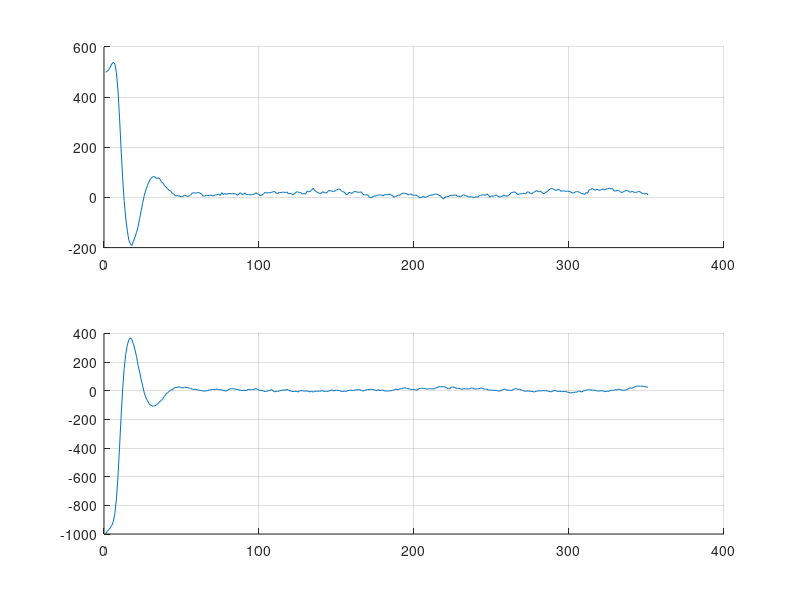
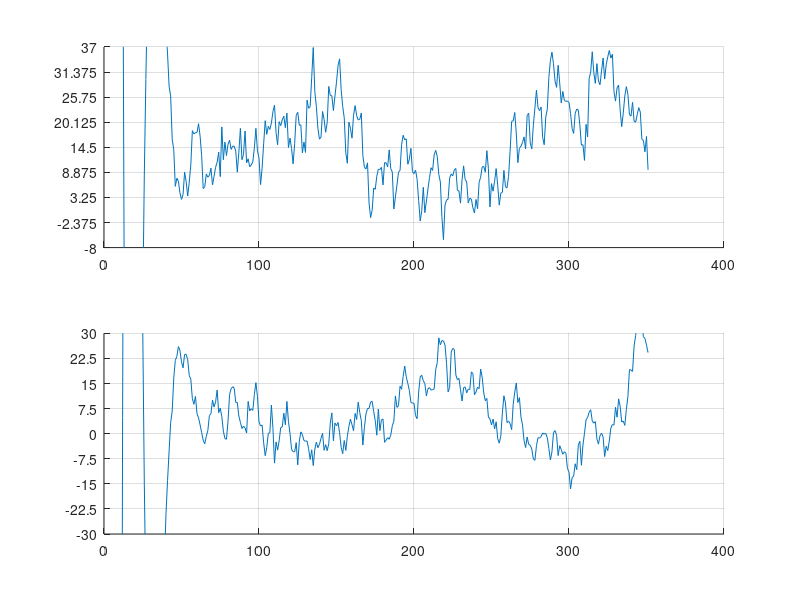
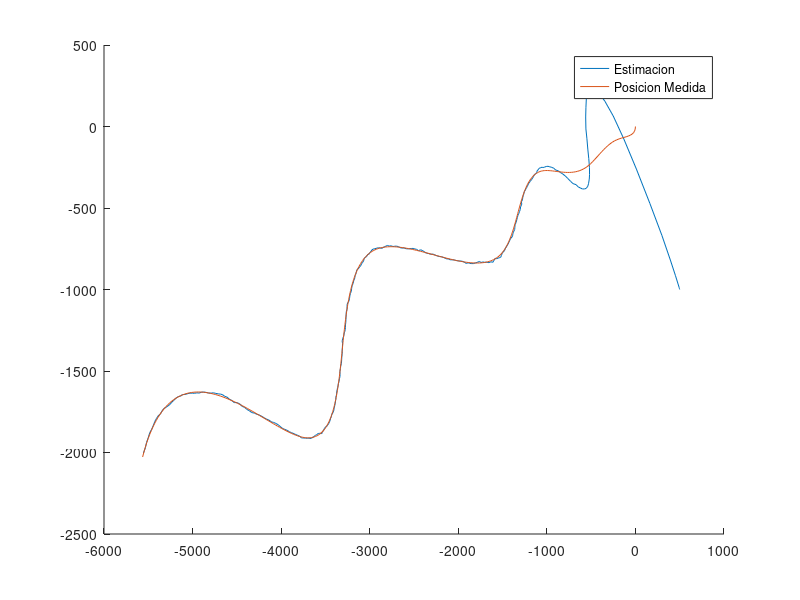
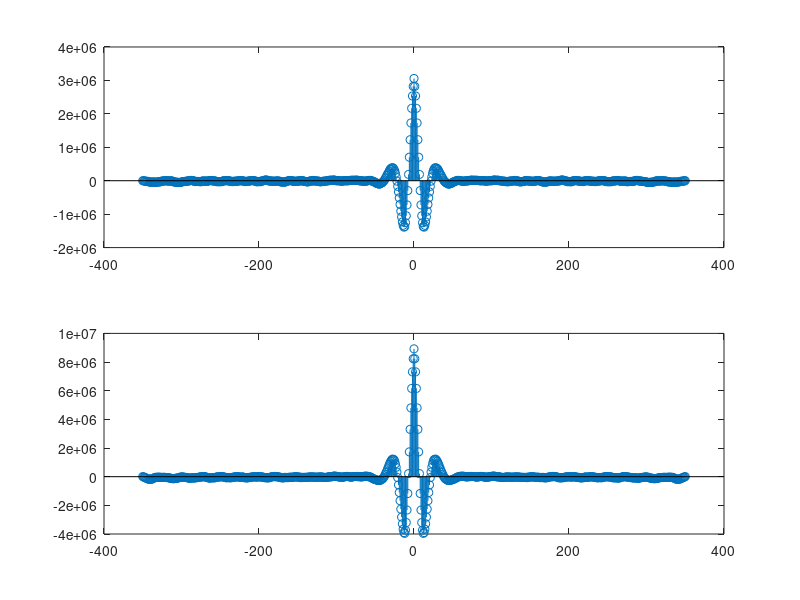

The MATLAB script that drew these images, in order:
clear all
close all
clc

load('tp3_kalman.mat');
%%%%%%%%%%%%%%%%%%%%%%%%%%%%%%%%%%%%%%%%%%%%%%%%%%%%%%%%%%%%%%%%%%%%%%%%%%%

toEvaluate= 'position'; %ALWAYS

%Choose case
%Case='a';
%Case='b';
%Case='c';
Case='d';

%Auxiliares
I = [1,0;0,1];
O = zeros(size(I));
O_6 =[O,O,O;O,O,O;O,O,O];
final = length(p) ;
Xsave = [];
E = [];

%Parametros del modelo continuo
sigma_a_dot = 10^-1 ;
q = sigma_a_dot^2*I;
Q = [O,O,O;O,O,O;O,O,q]; %Cov ruido de proceso
A=[O,I,O;O,O,I;O,O,O];

sigma_p = sqrt(100);
sigma_v = sqrt(10);
sigma_a = sqrt(1);

if (strcmp(toEvaluate,'position'))
    C=[I,O,O];
    R = diag([sigma_p^2 sigma_p^2]);
end
% if (strcmp(toEvaluate,'velocity'))
%   	C=[O,I,O];
%     R = diag([sigma_v^2 sigma_v^2]);
% end
% if (strcmp(toEvaluate,'aceleration'))
%   	C=[O,O,I];
%     R = diag([sigma_a^2 sigma_a^2]);
% end
% if (strcmp(toEvaluate,'position and velocity'))
%   	C=[I,O,O;O,I,O];
%     R = diag([sigma_p^2 sigma_p^2 sigma_v^2 sigma_v^2]);
%  
% end
etha = mvnrnd(zeros(length(R),1),R,final)';

%Discretizacion
%h=1;
Ad = expm(A*h);
Qd = [q*h^5/20,q*h^4/8,q*h^3/6;q*h^4/8,q*h^3/3,q*h^2/2;q*h^3/6,q*h^2/2,q*h];

%Condiciones Iniciales
if (strcmp(Case,'a'))
    x0_0 = [40 -100 0 0 0 0]';
    c = 1;
end
if (strcmp(Case,'b'))
    x0_0 = [500 -1000 0 0 0 0]';
    c = 1;
end
if (strcmp(Case,'c'))
    x0_0 = [40 -100 0 0 0 0]';
    c = 10^-5;
end
if (strcmp(Case,'d'))
    x0_0 = [500 -1000 0 0 0 0]';
    c = 10^-5;
end
P0_0 = c * diag([10^4 10^4 10^2 10^2 10 10 ]);

%Test de Observabilidad
L = rank(obsv(Ad,C));
if (L == length(Ad))
    disp('El sistema es completamente observable')
else
    disp('El sistema NO es completamente observable')
end
disp(['La cantidad de estados observables es: ',num2str(L)])

%Algoritmo de Kalman
for k = 1:final
    
    %Inicializacion
    if k == 1
        X_kminus_kminus = x0_0;
        P_kminus_kminus = P0_0;
    else
        X_kminus_kminus = X_k_k;
        P_kminus_kminus = P_k_k;
    end
    
    %Valor de la medicion 
    if (strcmp(toEvaluate,'position'))
        Yk = [p(k,:)]'+ etha(:,k);
    end
%     if (strcmp(toEvaluate,'velocity'))
%         Yk = [v(k,:)]'+ etha(:,k);
%     end
%     if (strcmp(toEvaluate,'aceleration'))
%         Yk = [a(k,:)]'+ etha(:,k);
%     end
%     if (strcmp(toEvaluate,'position and velocity'))
%         Yk = [p(k,:)' ; v(k,:)']+ etha(:,k);
%     end

    %Prediccion
    X_k_kminus = Ad * X_kminus_kminus ;
    P_k_kminus = Ad * P_kminus_kminus * Ad' + Qd ;
    
    %Actualizacion
    K_k =  P_k_kminus * C' * inv( C * P_k_kminus * C' + R);
    X_k_k =  X_k_kminus + K_k * (Yk - C * X_k_kminus );
    P_k_k = (eye(size(K_k*C)) - K_k*C) * P_k_kminus ;
    %P_k_k = (eye(size(K_k*C)) - K_k * C)* P_k_kminus * (eye(size(K_k*C)) - K_k*C)' +  K_k * R * K_k';

    Xsave = [Xsave (X_kminus_kminus) ];
    E =[E (Yk - C * X_k_kminus )];
end
%% Comparacion de Estados y Estimaciones

%Error posicion en X
f=figure(1);
subplot(2,1,1)
hold on
grid on
plot(1:final, Xsave(1,:) - p(:,1)')


%Error posicion en Y
subplot(2,1,2)
grid on
hold on
plot(1:final, Xsave(2,:)- p(:,2)')

set(gcf, 'Position', get(0, 'Screensize'));
saveas(f,['ErrorPosicion','_',Case,'.png'],'png')

%Zoom en el error de posicion
    %Error posicion en X
    if (Case == 'b')
    f=figure(2);
    subplot(2,1,1)
    hold on
    grid on
    plot(1:final, Xsave(1,:) - p(:,1)')
    ylim([-50 50])
    
    newLim = get(gca,'YLim'); 
    newx = linspace(newLim(1), newLim(2), 9); 
    set(gca,'YTick', newx); 


    %Error posicion en Y
    subplot(2,1,2)
    grid on
    hold on
    plot(1:final, Xsave(2,:)- p(:,2)')
    ylim([-50 50])
    newLim = get(gca,'YLim'); 
    newx = linspace(newLim(1), newLim(2), 9); 
    set(gca,'YTick', newx);

    set(gcf, 'Position', get(0, 'Screensize'));
    saveas(f,['ErrorPosicion','_',Case,'_bis','.png'],'png')
    
    end
 if (Case == 'c' || Case == 'd')
    f=figure(2);
    subplot(2,1,1)
    hold on
    grid on
    plot(1:final, Xsave(1,:) - p(:,1)')
    ylim([-8 37])
    
    newLim = get(gca,'YLim'); 
    newx = linspace(newLim(1), newLim(2), 9); 
    set(gca,'YTick', newx); 


    %Error posicion en Y
    subplot(2,1,2)
    grid on
    hold on
    plot(1:final, Xsave(2,:)- p(:,2)')
    ylim([-30 30])
    newLim = get(gca,'YLim'); 
    newx = linspace(newLim(1), newLim(2), 9); 
    set(gca,'YTick', newx);

    set(gcf, 'Position', get(0, 'Screensize'));
    saveas(f,['ErrorPosicion','_',Case,'_bis','.png'],'png')
    
    end


%Trayectoria
f=figure (4);
hold on
plot(Xsave(1,:),Xsave(2,:))
plot(p(:,1),p(:,2))
legend({'Estimacion','Posicion Medida'})

set(gcf, 'Position', get(0, 'Screensize'));
saveas(f,['Trayectoria','_',Case,'.png'],'png')


%Autocorrelacion de la innovacion
f=figure(5);
subplot(2,1,1)
[c,lags] = xcov(E(1,:));
stem(lags,c)
subplot(2,1,2)
[c,lags] = xcov(E(2,:));
stem(lags,c)

set(gcf, 'Position', get(0, 'Screensize'));
saveas(f,['AutocorrelacionInovacion','_',Case,'.png'],'png')






